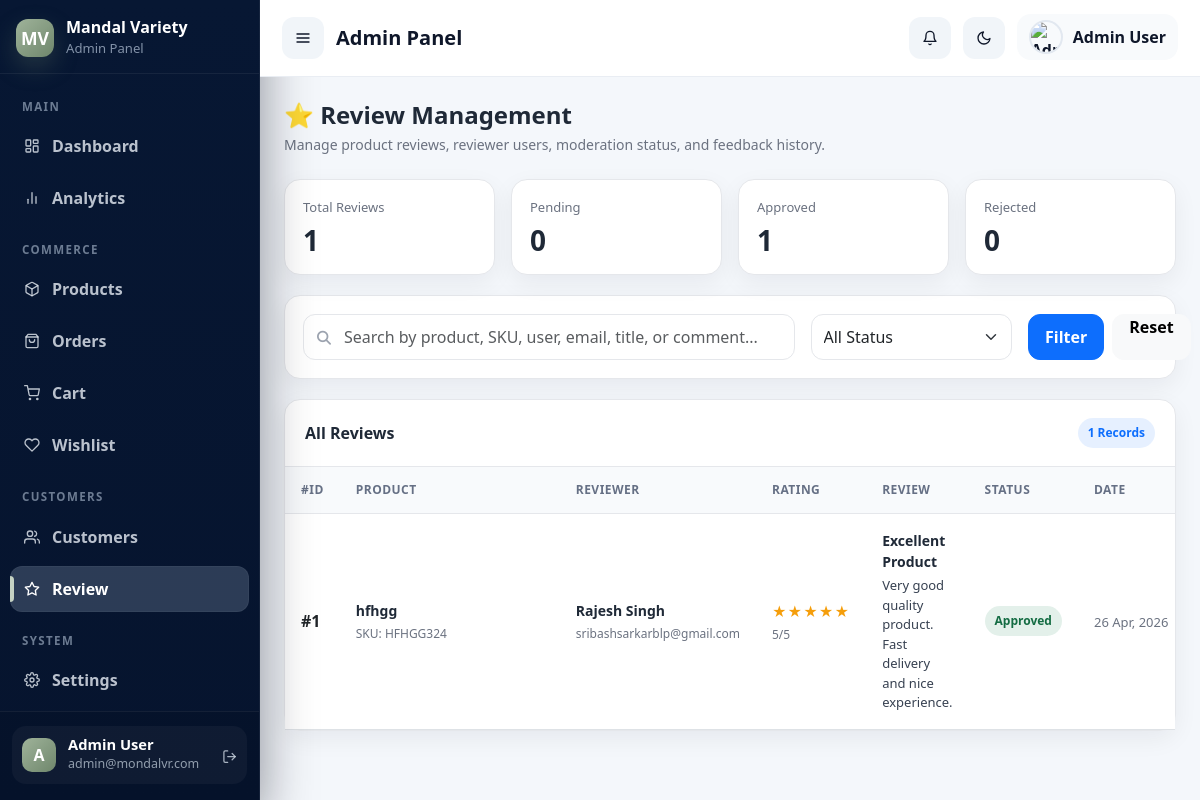
Page /admin/review/list.php (signed in) on the committed database.
### tables this page shows
CREATE TABLE `reviews` (
  `id` int(11) NOT NULL,
  `product_id` int(11) NOT NULL,
  `user_id` int(11) NOT NULL,
  `rating` tinyint(4) NOT NULL DEFAULT 5 CHECK (`rating` >= 1 and `rating` <= 5),
  `title` varchar(255) DEFAULT NULL,
  `comment` text DEFAULT NULL,
  `status` enum('pending','approved','rejected') NOT NULL DEFAULT 'pending',
  `created_at` timestamp NOT NULL DEFAULT current_timestamp(),
  `updated_at` timestamp NOT NULL DEFAULT current_timestamp() ON UPDATE current_timestamp()
);

CREATE TABLE `products` (
  `id` int(11) NOT NULL,
  `name` varchar(255) NOT NULL,
  `slug` varchar(255) NOT NULL,
  `description` text DEFAULT NULL,
  `price` decimal(10,2) NOT NULL,
  `discount_price` decimal(10,2) DEFAULT NULL,
  `sku` varchar(100) NOT NULL,
  `stock_quantity` int(11) DEFAULT 0,
  `category_id` int(11) NOT NULL,
  `images` longtext DEFAULT NULL CHECK (json_valid(`images`)),
  `weight` decimal(8,3) DEFAULT NULL,
  `is_active` tinyint(1) DEFAULT 1,
  `created_at` timestamp NOT NULL DEFAULT current_timestamp(),
  `updated_at` timestamp NOT NULL DEFAULT current_timestamp() ON UPDATE current_timestamp(),
  `stock` int(11) DEFAULT 0
);

CREATE TABLE `users` (
  `id` int(11) NOT NULL,
  `name` varchar(255) NOT NULL,
  `email` varchar(255) NOT NULL,
  `phone` varchar(20) NOT NULL,
  `password` varchar(255) NOT NULL,
  `role` enum('customer','admin','delivery') DEFAULT 'customer',
  `address` text DEFAULT NULL,
  `city` varchar(100) DEFAULT NULL,
  `state` varchar(100) DEFAULT NULL,
  `country` varchar(100) DEFAULT NULL,
  `profile_image` varchar(255) DEFAULT NULL,
  `pincode` varchar(10) DEFAULT NULL,
  `is_active` tinyint(1) DEFAULT 1,
  `created_at` timestamp NOT NULL DEFAULT current_timestamp(),
  `updated_at` timestamp NOT NULL DEFAULT current_timestamp() ON UPDATE current_timestamp(),
  `otp` varchar(6) DEFAULT NULL,
  `otp_expires_at` timestamp NULL DEFAULT NULL,
  `is_verified` tinyint(1) DEFAULT 0,
  `email_verified_at` timestamp NULL DEFAULT NULL,
  `last_login` datetime DEFAULT NULL,
  `login_otp` varchar(10) DEFAULT NULL,
  `otp_expiry` datetime DEFAULT NULL
);

### admin/includes/config.php (called while the page is built, shortened)
<?php
if (!function_exists('e')) {
    function e($string) {
        return htmlspecialchars($string ?? '', ENT_QUOTES, 'UTF-8');
    }
}
?>

### admin/review/list.php (the view, shortened to what this page needs)
<?php include '../includes/header.php'; ?>
<?php include '../includes/sidebar.php'; ?>
<?php
$errors = [];
$search = trim($_GET['search'] ?? '');
$params = [];
$sql = "
    SELECT
        r.id AS review_id,
        r.product_id,
        r.user_id,
        r.rating,
        r.title,
        r.comment,
        r.status,
        r.created_at,
        p.name AS product_name,
        p.sku,
        u.name AS user_name,
        u.email AS user_email
    FROM reviews r
    LEFT JOIN products p ON p.id = r.product_id
    LEFT JOIN users u ON u.id = r.user_id
    WHERE 1
";
$sql .= " ORDER BY r.id DESC";
$reviews = [];
try {
    $stmt = $conn->prepare($sql);
    $stmt->execute($params);
    $reviews = $stmt->fetchAll(PDO::FETCH_ASSOC);
} catch (Exception $ex) {
    $errors[] = 'Could not load reviews: ' . $ex->getMessage();
}
$summary = [
    'total_reviews' => 0,
    'pending_reviews' => 0,
    'approved_reviews' => 0,
    'rejected_reviews' => 0,
];
try {
    $summaryStmt = $conn->query("
        SELECT
            COUNT(*) AS total_reviews,
            SUM(CASE WHEN status = 'pending' THEN 1 ELSE 0 END) AS pending_reviews,
            SUM(CASE WHEN status = 'approved' THEN 1 ELSE 0 END) AS approved_reviews,
            SUM(CASE WHEN status = 'rejected' THEN 1 ELSE 0 END) AS rejected_reviews
        FROM reviews
    ");
    $summaryData = $summaryStmt->fetch(PDO::FETCH_ASSOC);
    if ($summaryData) {
        $summary = $summaryData;
    }
} catch (Exception $ex) {
    $errors[] = 'Could not load review summary.';
}
function renderStars($rating) {
    $rating = (int)$rating;
    $rating = max(1, min(5, $rating));
    return str_repeat('★', $rating) . str_repeat('☆', 5 - $rating);
}
function reviewStatusClass($status) {
    if ($status === 'approved') return 'status-approved';
    return 'status-pending';
}
?>
<div class="w-100">
    <?php include '../includes/topbar.php'; ?>
    <div class="container-fluid review-page">
        <div class="mb-4">
            <h4 class="review-title">⭐ Review Management</h4>
            <p class="review-subtitle">Manage product reviews, reviewer users, moderation status, and feedback history.</p>
        </div>
        <div class="row g-3">
            <div class="col-md-3">
                <div class="review-stat-card">
                    <span class="review-stat-label">Total Reviews</span>
                    <h3 class="review-stat-value"><?= (int)($summary['total_reviews'] ?? 0) ?></h3>
                </div>
            </div>
            <div class="col-md-3">
                <div class="review-stat-card">
                    <span class="review-stat-label">Pending</span>
                    <h3 class="review-stat-value"><?= (int)($summary['pending_reviews'] ?? 0) ?></h3>
                </div>
            </div>
            <div class="col-md-3">
                <div class="review-stat-card">
                    <span class="review-stat-label">Approved</span>
                    <h3 class="review-stat-value"><?= (int)($summary['approved_reviews'] ?? 0) ?></h3>
                </div>
            </div>
            <div class="col-md-3">
                <div class="review-stat-card">
                    <span class="review-stat-label">Rejected</span>
                    <h3 class="review-stat-value"><?= (int)($summary['rejected_reviews'] ?? 0) ?></h3>
                </div>
            </div>
        </div>
        <div class="review-toolbar">
            <form method="GET" class="row g-3 align-items-center">
                <div class="col-lg-7">
                    <div class="review-search-wrap">
                        <span class="review-search-icon"><i class="fa fa-search"></i></span>
                        <input
                            type="text"
                            name="search"
                            class="form-control review-search-input"
                            value="<?= e($search) ?>"
                            placeholder="Search by product, SKU, user, email, title, or comment..."
                        >
                    </div>
                </div>
                <div class="col-lg-3">
                    <select name="status" class="form-select review-select">
                        <option value="">All Status</option>
                    </select>
                </div>
                <div class="col-lg-2 d-grid d-md-flex gap-2">
                    <button type="submit" class="btn btn-primary review-btn flex-fill">Filter</button>
                    <a href="list.php" class="btn btn-light review-btn flex-fill">Reset</a>
                </div>
            </form>
        </div>
        <div class="review-card">
            <div class="review-card-header">
                <h5 class="review-card-title">All Reviews</h5>
                <span class="review-badge-count"><?= count($reviews) ?> Records</span>
            </div>
            <div class="table-responsive">
                <table class="table review-table align-middle">
                    <thead>
                        <tr>
                            <th>#ID</th>
                            <th>Product</th>
                            <th>Reviewer</th>
                            <th>Rating</th>
                            <th>Review</th>
                            <th>Status</th>
                            <th>Date</th>
                        </tr>
                    </thead>
                    <tbody>
                        <?php if (!empty($reviews)): ?>
                            <?php foreach ($reviews as $review): ?>
                                <tr>
                                    <td>
                                        <strong>#<?= (int)$review['review_id'] ?></strong>
                                    </td>
                                    <td class="review-product">
                                        <div class="review-product-name">
                                            <?= e($review['product_name'] ?: 'Deleted Product') ?>
                                        </div>
                                        <div class="review-small">
                                            SKU: <?= e($review['sku'] ?: 'N/A') ?>
                                        </div>
                                    </td>
                                    <td>
                                        <div class="review-user-name">
                                            <?= e($review['user_name'] ?: 'Unknown User') ?>
                                        </div>
                                        <div class="review-small">
                                            <?= e($review['user_email'] ?: 'No email') ?>
                                        </div>
                                    </td>
                                    <td>
                                        <div class="review-rating"><?= e(renderStars($review['rating'])) ?></div>
                                        <div class="review-small"><?= (int)$review['rating'] ?>/5</div>
                                    </td>
                                    <td>
                                        <?php if (!empty($review['title'])): ?>
                                            <div class="review-user-name mb-1"><?= e($review['title']) ?></div>
                                        <?php endif; ?>
                                        <div class="review-comment">
                                            <?= e($review['comment'] ?: 'No comment provided.') ?>
                                        </div>
                                    </td>
                                    <td>
                                        <span class="review-status <?= e(reviewStatusClass($review['status'])) ?>">
                                            <?= e($review['status'] ?: 'pending') ?>
                                        </span>
                                    </td>
                                    <td>
                                        <span class="review-date">
                                            <?= !empty($review['created_at']) ? date('d M, Y', strtotime($review['created_at'])) : 'N/A' ?>
                                        </span>
                                    </td>
                                </tr>
                            <?php endforeach; ?>
                        <?php endif; ?>
                    </tbody>
                </table>
            </div>
        </div>
    </div>
</div>
<?php include '../includes/footer.php'; ?>

### admin/includes/header.php (style rules this page uses)
.d-flex > .w-100 { min-width: 0; width: calc(100% - 260px) !important; flex-grow: 1; }

### admin/includes/sidebar.php (style rules this page uses)
:root { --sidebar-bg: #071733; --sidebar-bg-2: #0a1d3f; --sidebar-border: rgba(255,255,255,0.06); --sidebar-text: rgba(226, 232, 240, 0.82); --sidebar-text-soft: rgba(148, 163, 184, 0.88); --sidebar-text-strong: #ffffff; --sidebar-active: rgba(148, 163, 184, 0.20); --sidebar-hover: rgba(148, 163, 184, 0.12); --sidebar-icon-bg: linear-gradient(135deg, #9fb39a 0%, #6f876c 100%); --sidebar-shadow: 0 20px 50px rgba(2, 6, 23, 0.45); }

### admin/review/list.php (style rules this page uses)
:root { --rv-primary:#0d6efd; --rv-success:#198754; --rv-danger:#dc3545; --rv-warning:#f59e0b; --rv-bg:#f4f7fb; --rv-card:#ffffff; --rv-text:#1f2937; --rv-muted:#6b7280; --rv-border:#e5e7eb; --rv-shadow:0 8px 24px rgba(15,23,42,.06); --rv-radius:16px; }
body { background:var(--rv-bg); }
.review-page { padding:24px; }
.review-title { font-size:24px; font-weight:800; color:var(--rv-text); margin-bottom:4px; }
.review-subtitle { font-size:14px; color:var(--rv-muted); margin:0; }
.review-card, .review-stat-card, .review-toolbar { background:var(--rv-card); border:1px solid var(--rv-border); border-radius:var(--rv-radius); box-shadow:var(--rv-shadow); }
.review-stat-card { padding:18px; height:100%; transition:all .2s ease; }
.review-stat-label { display:block; font-size:13px; color:var(--rv-muted); margin-bottom:8px; }
.review-stat-value { font-size:28px; font-weight:800; color:var(--rv-text); margin:0; line-height:1.1; }
.review-toolbar { padding:18px; margin:20px 0; }
.review-search-wrap { position:relative; }
.review-search-icon { position:absolute; top:50%; left:14px; transform:translateY(-50%); color:#9ca3af; font-size:14px; pointer-events:none; }
.review-search-input, .review-select { height:46px; border-radius:12px; border:1px solid var(--rv-border); box-shadow:none; transition:.2s ease; }
.review-search-input { padding-left:40px; }
.review-btn { height:46px; border-radius:12px; font-weight:700; padding:0 16px; }
.review-card-header { padding:18px 20px; border-bottom:1px solid var(--rv-border); display:flex; justify-content:space-between; align-items:center; gap:10px; flex-wrap:wrap; }
.review-card-title { margin:0; font-size:16px; font-weight:700; color:var(--rv-text); }
.review-badge-count { background:rgba(13,110,253,.10); color:var(--rv-primary); padding:6px 10px; border-radius:999px; font-size:12px; font-weight:700; }
.review-table { margin:0; }
.review-table thead th { background:#f8fafc; color:#667085; font-size:12px; text-transform:uppercase; letter-spacing:.04em; font-weight:700; padding:14px 16px; border-bottom:1px solid var(--rv-border); white-space:nowrap; }
.review-table tbody td { padding:16px; vertical-align:middle; border-top:1px solid #f1f5f9; }
.review-product { min-width:220px; }
.review-product-name { font-size:14px; font-weight:700; color:var(--rv-text); margin-bottom:4px; }
.review-small { font-size:12px; color:var(--rv-muted); }
.review-user-name { font-size:14px; font-weight:700; color:var(--rv-text); margin-bottom:4px; }
.review-rating { display:inline-flex; gap:2px; color:#f59e0b; font-size:14px; letter-spacing:1px; margin-bottom:4px; }
.review-comment { max-width:320px; font-size:13px; color:#374151; line-height:1.5; }
.review-status { display:inline-flex; align-items:center; padding:6px 10px; border-radius:999px; font-size:12px; font-weight:700; text-transform:capitalize; }
.status-approved { background:rgba(25,135,84,.12); color:#146c43; }
.review-date { font-size:13px; color:var(--rv-muted); white-space:nowrap; }

### rows in the picture
reviews: id "1", product.name "hfhgg", product.sku "HFHGG324", user.name "Rajesh Singh", user.email "sribashsarkarblp@gmail.com", rating "★★★★★", rating "5", title "Excellent Product", comment "Very good quality product. Fast delivery and nice experience.", status "Approved", created_at "26 Apr, 2026"

### other values in the picture
substr($adminName, 0, 1) "A"
$adminName "Admin User"
$adminEmail "admin@mondalvr.com"
$summary['total_reviews'] "1"
$summary['pending_reviews'] "0"
$summary['approved_reviews'] "1"
$summary['rejected_reviews'] "0"
count($reviews) "1"
